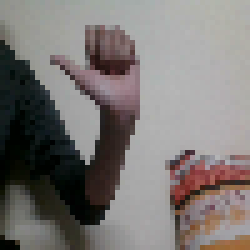
#> input picture music_gesture_control/train/next/1001.png, 50 x 50 px, found by its file name (shown 5 times larger); its folder holds 4 pictures in this run
$ python flip.py
#> lines starting #> are read from the running program, lines starting #| are printed output that depends on the picture
import matplotlib.pyplot as plt
import numpy as np
import cv2
import os

# fgbg = cv2.createBackgroundSubtractorMOG2()
# count = 3195
# kernel = np.ones((3,3),np.uint8)/9
count = 0
for filename in os.listdir('./binImages/next'):
	img = cv2.imread('./binImages/next/' + filename)
#> img is the input picture: shape (50, 50, 3); mean B, G, R 116.4, 118.7, 123.5
	# count += 1
	img_flip_lr = cv2.flip(img, 1)
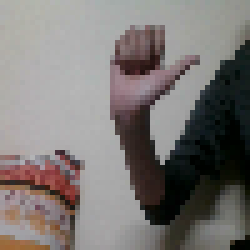
#> img_flip_lr: shape (50, 50, 3) (shown 5 times larger); mean B, G, R 116.4, 118.7, 123.5
	# print(img)
	cv2.imwrite("./binImages/prev/prev." + filename.split('.')[1] + ".png", img_flip_lr)
	print('DONE ->' + './binImages/prev/prev.' + filename.split('.')[1])
#> pass 2 of the loop `for filename in os.listdir('./binImages/next'):`:
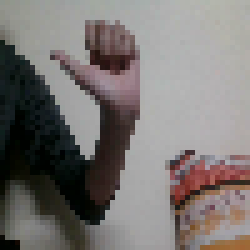
#> input picture music_gesture_control/train/next/1004.png, 50 x 50 px, found by its file name (shown 5 times larger)
#> img is the input picture: shape (50, 50, 3); mean B, G, R 115, 117.3, 122.2
#> `img_flip_lr = cv2.flip(img, 1)`:
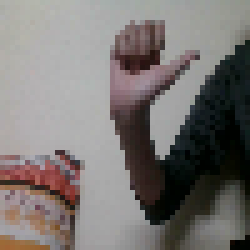
#> img_flip_lr: shape (50, 50, 3) (shown 5 times larger); mean B, G, R 115, 117.3, 122.2
#> pass 3 of the loop `for filename in os.listdir('./binImages/next'):`:
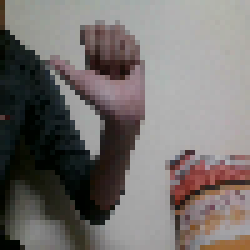
#> input picture music_gesture_control/train/next/1016.png, 50 x 50 px, found by its file name (shown 5 times larger)
#> img is the input picture: shape (50, 50, 3); mean B, G, R 109.8, 112.1, 117
#> `img_flip_lr = cv2.flip(img, 1)`:
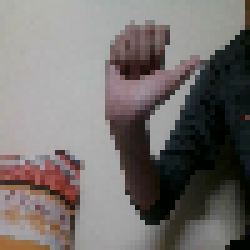
#> img_flip_lr: shape (50, 50, 3) (shown 5 times larger); mean B, G, R 109.8, 112.1, 117
#> the loop made 4 passes; the first 3 are shown

# print(count)
# img_flip_lr = cv2.flip(img, 1)
# cv2.imwrite('data/dst/lena_cv_flip_lr.jpg', img_flip_lr)
